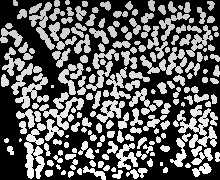
#> input picture data/middle_crop_labels.tif, 220 x 180 px; the run also reads 1 picture not shown here
$ python guided_analysis.py
#> lines starting #> are read from the running program, lines starting #| are printed output that depends on the picture
### code/tutorial_plots.py
"""Small plotting helpers for the guided tutorial; all inputs remain explicit."""
import numpy as np
import matplotlib.pyplot as plt


def plot_mask_qc(raw_dapi, labels, pixel_size_um=0.5546006944444444):
    """Show original DAPI and inner label outlines with identical contrast."""
    lo, hi = np.percentile(raw_dapi, [1, 99.8])
    gray = np.clip((raw_dapi.astype(float)-lo)/max(hi-lo,1),0,1)
    p = np.pad(labels,1)
    edge = (labels>0)&((labels!=p[:-2,1:-1])|(labels!=p[2:,1:-1])|
                      (labels!=p[1:-1,:-2])|(labels!=p[1:-1,2:]))
    rgb=np.repeat(gray[...,None],3,axis=2);rgb[edge]=[0,1,1]
    fig,axes=plt.subplots(1,2,figsize=(9,3.8))
    for ax,im,title in zip(axes,[gray,rgb],['Raw C3 DAPI','Retained nuclear outlines']):
        ax.imshow(im,cmap='gray',vmin=0,vmax=1,interpolation='nearest')
        ax.set_title(title,loc='left');ax.axis('off')
        h=labels.shape[0];ax.plot([12,12+10/pixel_size_um],[h-16,h-16],color='white',lw=3)
        ax.text(12,h-23,'10 µm',color='white',fontsize=9)
    fig.tight_layout()
    return fig


# [53 lines left out: functions plot_marker_gate, plot_spatial_gate, plot_region_summary, not called in this run]

### code/measure_nuclei.py
"""Measure raw channel pixels within existing 2D nuclear labels."""
from pathlib import Path
import argparse
import csv
import numpy as np
import tifffile


def measure_nuclei(raw, labels, channel_names, pixel_size_um=None):
    """Return one record per positive label; raw must have CYX axes.

    Centroids are zero-based pixel coordinates. Labels need not be consecutive.
    Background is label 0. No filtering or background subtraction is applied.
    """
    raw, labels = np.asarray(raw), np.asarray(labels)
    if raw.ndim != 3 or labels.ndim != 2 or raw.shape[1:] != labels.shape:
        raise ValueError('Expected raw CYX and labels YX with matching XY shape')
    if len(channel_names) != raw.shape[0] or len(set(channel_names)) != len(channel_names):
        raise ValueError('Provide a unique name for each channel')
    if not np.issubdtype(labels.dtype, np.integer) or np.any(labels < 0):
        raise ValueError('Labels must be nonnegative integers')
    if not np.isfinite(raw).all():
        raise ValueError('Raw intensities must be finite')
    if pixel_size_um is not None and (not np.isfinite(pixel_size_um) or pixel_size_um <= 0):
        raise ValueError('Pixel size must be positive and finite')
    ids, inverse = np.unique(labels, return_inverse=True)
    inverse = inverse.ravel()
    counts = np.bincount(inverse)
    yy, xx = np.indices(labels.shape)
    cx = np.bincount(inverse, weights=xx.ravel()) / counts
    cy = np.bincount(inverse, weights=yy.ravel()) / counts
    means = [np.bincount(inverse, weights=c.ravel()) / counts for c in raw]
    records = []
    for i in np.flatnonzero(ids > 0):
        row = dict(mask_id=int(ids[i]), area_px=int(counts[i]),
                   centroid_x=float(cx[i]), centroid_y=float(cy[i]))
        if pixel_size_um is not None:
            row['area_um2'] = float(counts[i] * pixel_size_um ** 2)
        row.update({name + '_mean': float(means[c][i]) for c, name in enumerate(channel_names)})
        records.append(row)
    return records


# [22 lines left out: function main, not called in this run]


# [2 lines that do not run on import are left out]

### code/phenotype_analysis.py
"""Apply raw-intensity gates and count nuclei inside exported freehand regions.

This module uses only Python's standard library. Import its functions or run
`python phenotype_analysis.py --help` for the command-line interface.
"""
from pathlib import Path
import argparse
import csv
import hashlib
import json
import math


def read_measurements(path):
    """Read a measurement CSV; preserve IDs and convert measurements to numbers."""
    with Path(path).open(newline='') as f:
        rows = list(csv.DictReader(f))
    seen = set()
    for row in rows:
        for key in ['plane', 'mask_id', 'centroid_x', 'centroid_y']:
            if key not in row:
                raise ValueError(f'Missing CSV column: {key}')
        if not row['plane']:
            raise ValueError('Plane names must not be empty')
        row['mask_id'] = int(row['mask_id'])
        if row['mask_id'] <= 0:
            raise ValueError('Mask IDs must be positive')
        identity = row['plane'], row['mask_id']
        if identity in seen:
            raise ValueError(f'Duplicate plane and mask ID: {identity}')
        seen.add(identity)
        for key in list(row):
            if key in ['centroid_x','centroid_y','area_px','area_um2'] or key.endswith('_mean'):
                row[key] = float(row[key])
                if not math.isfinite(row[key]):
                    raise ValueError(f'Nonfinite measurement: {identity}, {key}')
    return rows


# [74 lines left out: functions gate_nuclei, contains_centroid, count_regions, not called in this run]


def write_csv(path, rows, fieldnames):
    with Path(path).open('w', newline='') as f:
        w = csv.DictWriter(f, fieldnames=fieldnames)
        w.writeheader()
        w.writerows(rows)


# [42 lines left out: function main, not called in this run]


# [2 lines that do not run on import are left out]

### guided_analysis.py
"""Executed steps from Guided_Tutorial.ipynb; run from the tutorial folder."""
import matplotlib
matplotlib.use("Agg")  # Save plots without opening desktop windows.
# %%
from pathlib import Path
import csv
import json
import sys

# Find this tutorial whether opened from its own folder or the project root.
candidates = [Path.cwd(), *Path.cwd().parents]
candidates += [p / 'Writeup/tutorial' for p in list(candidates)]
TUTORIAL = next(p for p in candidates
                if (p / 'data/crop_manifest.json').exists())
sys.path.insert(0, str(TUTORIAL / 'code'))
RESULTS = TUTORIAL / 'results'
RESULTS.mkdir(exist_ok=True)

import numpy as np
import tifffile
import matplotlib.pyplot as plt
from measure_nuclei import measure_nuclei
from phenotype_analysis import (
    read_measurements, gate_nuclei, count_regions, write_csv,
)
from tutorial_plots import (
    plot_mask_qc, plot_marker_gate,
    plot_spatial_gate, plot_region_summary,
)

channel_names = ['C1 GFP', 'C2 unknown', 'C3 DAPI', 'C4 RFP']
pixel_size_um = 0.5546006944444444
print('Example channels:', ', '.join(channel_names))

# %%
raw = tifffile.imread(TUTORIAL / 'data/middle_crop_raw.tif')
labels = tifffile.imread(TUTORIAL / 'data/middle_crop_labels.tif')
#> labels is the input picture: shape (180, 220) uint32; min 0, max 22227, mean 8202.1
assert raw.shape[1:] == labels.shape
assert raw.shape[0] == len(channel_names)

print('Raw:', raw.shape, raw.dtype)
#| Raw: (4, 180, 220) uint16
print('Labels:', labels.shape, labels.dtype)
#| Labels: (180, 220) uint32
print('Complete nuclei:', len(np.unique(labels[labels > 0])))
#| Complete nuclei: 416

fig = plot_mask_qc(raw[2], labels, pixel_size_um)
#> in plot_mask_qc, `lo, hi = np.percentile(raw_dapi, [1, 99.8])`: lo = 406; hi = 61028.4
#> in plot_mask_qc, `lo, hi = np.percentile(raw_dapi, [1, 99.8])`:
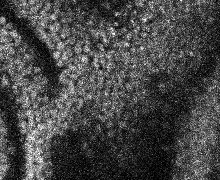
#> raw_dapi: shape (180, 220) uint16; min 201, max 65535, mean 18449.5; drawn with min black and max white
#> in plot_mask_qc, `p = np.pad(labels,1)`:
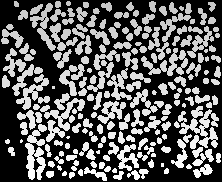
#> p: shape (182, 222) uint32; min 0, max 22227, mean 8038.9; drawn with min black and max white
#> in plot_mask_qc, `edge = (labels>0)&((labels!=p[:-2,1:-1])|(labels!=p[2:,1:-1])| (labels..`:
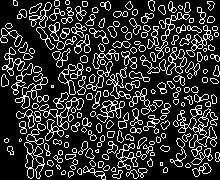
#> edge: shape (180, 220) bool; 19.6% white in thin lines or dots
#> in plot_mask_qc, `rgb[edge] = [0, 1, 1]`:
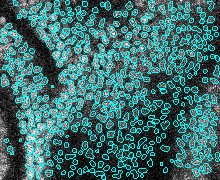
#> rgb: shape (180, 220, 3) float64; mean of channels 0, 1, 2 0.235, 0.431, 0.431; drawn as R, G, B
#> the loop in plot_mask_qc, `for ax,im,title in zip(axes,[gray,rgb],['Raw C3 DAPI','Retained nuclea..` made 2 passes
#> (title, h) on passes 1 to 2: ('Raw C3 DAPI', 180), ('Retained nuclear outlines', 180)
fig.savefig(RESULTS / 'mask_qc.png', dpi=180)
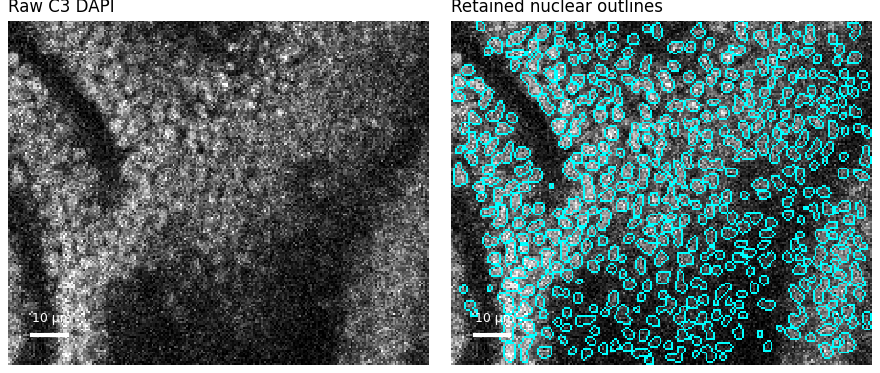
#> figure drawn by matplotlib, 2 panels
plt.show()

# %%
crop_rows = measure_nuclei(
    raw, labels, channel_names, pixel_size_um=pixel_size_um,
)
#> in measure_nuclei, `ids, inverse = np.unique(labels, return_inverse=True)`: ids = 417 values from 0 to 22227
#> in measure_nuclei, `counts = np.bincount(inverse)`: counts = 417 values, max 23145 at index 0, min 9 at index 201, mean 94.96
#> in measure_nuclei, `cx = np.bincount(inverse, weights=xx.ravel()) / counts`: cx = 417 values, max 217 at index 370, min 3.4 at index 94, mean 115.8
#> in measure_nuclei, `cy = np.bincount(inverse, weights=yy.ravel()) / counts`: cy = 417 values, max 177.2 at index 416, min 2 at index 1, mean 87.82
#> in measure_nuclei, `means = [np.bincount(inverse, weights=c.ravel()) / counts for c in raw]`: means = 4 items
#> after the loop in measure_nuclei, `for i in np.flatnonzero(ids > 0):`: records = 416 items
#> crop_rows = 416 items
crop_rows = [dict(plane='middle_crop', **row) for row in crop_rows]
write_csv(RESULTS / 'crop_measurements.csv', crop_rows, list(crop_rows[0]))

print(f'Measured {len(crop_rows):,} complete nuclear masks')
#| Measured 416 complete nuclear masks
print('mask_id  area_px  GFP_mean  DAPI_mean')
for row in crop_rows[:5]:
    print(f"{row['mask_id']:7d}  {row['area_px']:7d}  "
          f"{row['C1 GFP_mean']:8.1f}  {row['C3 DAPI_mean']:9.1f}")
#> this loop made 5 passes
#|   17415       21   13477.5    16396.5
#|   17420       26   17773.3    22174.3
#|   17435       37   17122.8    23295.5
#|   17436       63   20739.5    30223.0
#|   17437       51   17869.2    19678.8

# %%
#> (the run stopped early here; a loop or call above may not have finished)
